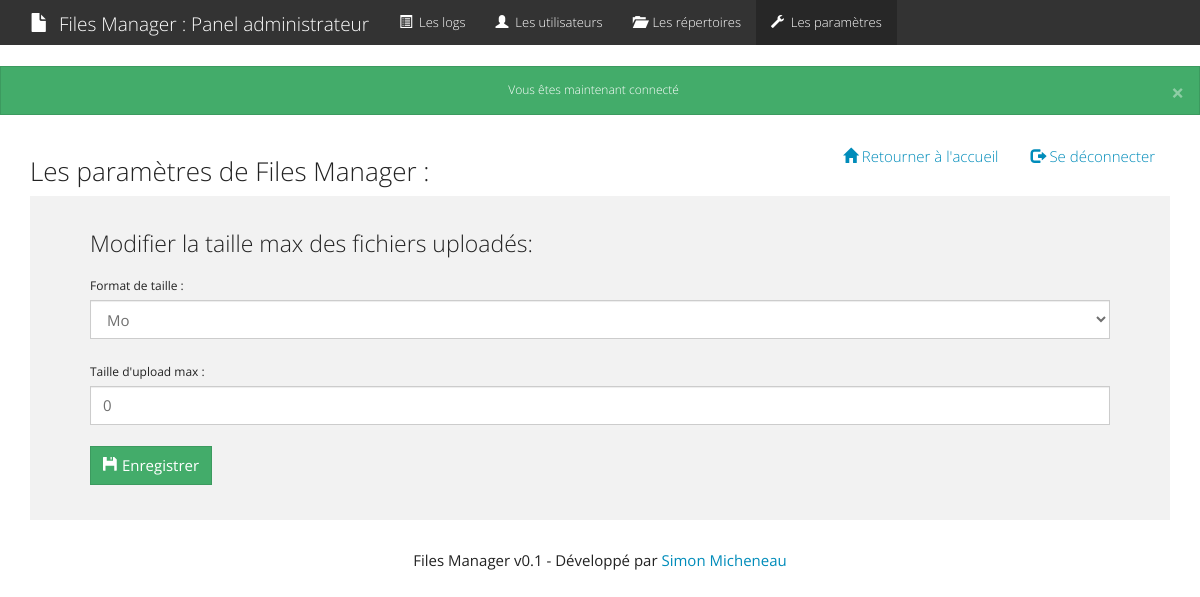
The app's page /admin/settings.php (signed in), older data.
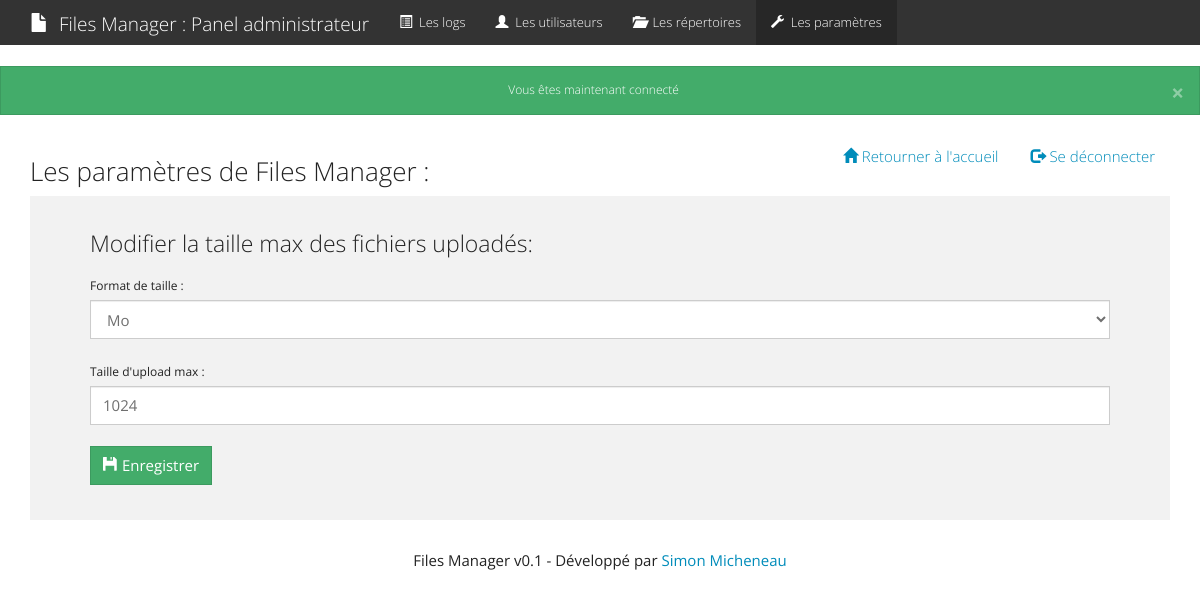
The same page, newer data.
### tables this page shows
CREATE TABLE IF NOT EXISTS `settings` (
  `id` int(11) NOT NULL AUTO_INCREMENT,
  `upload_size` bigint(20) NOT NULL,
  `path` varchar(255) DEFAULT NULL,
  PRIMARY KEY (`id`)
);

### inc/function.php (called while the page is built, shortened)
<?php
function octetConvertToMo($value){
  $result = $value / 1048576;
  return $result;
}
?>

### admin/settings.php (the view, shortened to what this page needs)
<?php
  require_once 'inc/header.php';
?>
  <div class="container">
    <div class="header clearfix">
      <nav>
        <ul class="nav nav-pills pull-right">
          <li><a href="../index.php"><span class="glyphicon glyphicon-home"></span> Retourner à l'accueil</a></li>
          <li><a href="../logout.php"><span class="glyphicon glyphicon-log-out"></span> Se déconnecter</a></li>
        </ul>
      </nav>
      <h3>Les paramètres de Files Manager :</h3>
    </div>
    <div class="jumbotron">
      <form class="form-group" action="" method="post">
        <br/>
        <p>Modifier la taille max des fichiers uploadés:</p>
          <label for="select" class="control-label">Format de taille :</label>
          <select class="form-control" id="select" name="format">
            <option value="mo" selected>Mo</option>
          </select>
          <br/>
          <?php
            $req = $pdo->query("SELECT * FROM settings");
            $settings = $req->fetch();
          ?>
          <label class="control-label" for="maxSize">Taille d'upload max :</label>
          <input class="form-control" id="maxSize" value="<?php echo octetConvertToMo($settings->upload_size); ?>" type="number" name="size">
          <br/>
          <button type="submit" id="btnSubmit" class="btn btn-success"><span class="glyphicon glyphicon-floppy-disk"></span> Enregistrer</button>
      </form>
    </div>
  </div>
<?php
  require_once 'inc/footer.php';
?>

Row changes from the older to the newer data that the page shows:
added settings: size "1024"
Text that changed along with them:
form field size: "0" → (not shown)
